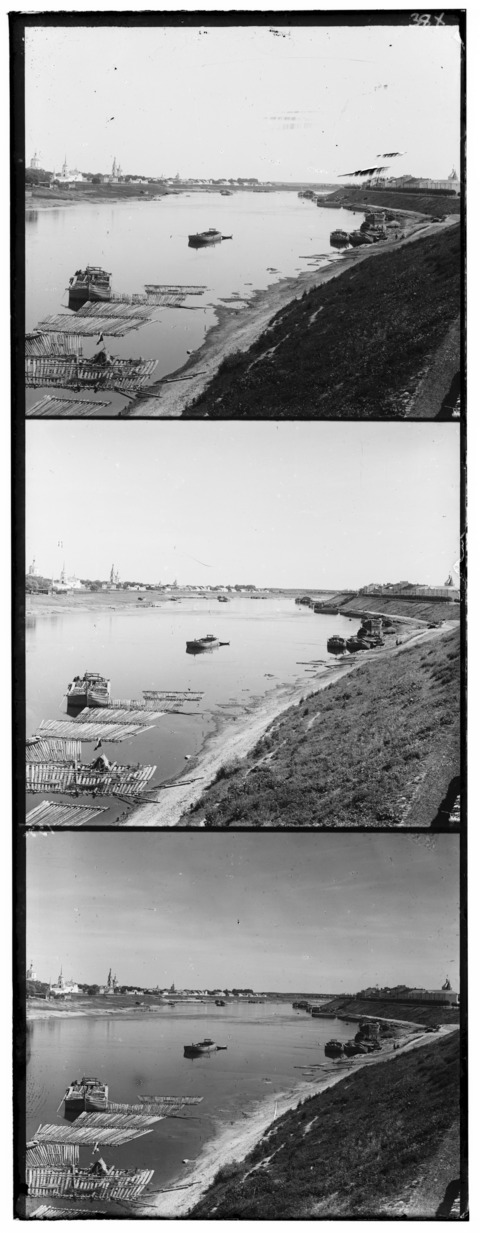
#> input picture Prokudin-Gorskii/images/00029u.jpg, 480 x 1233 px, found by its file name; the run also reads 3 pictures not shown here
$ jupyter execute --allow-errors 161180072_CENG4s71_20Fall_Assignment_1.ipynb
#> lines starting #> are read from the running program, lines starting #| are printed output that depends on the picture; after the words box and inside, x2 and y2 are one past the last pixel; in counts of white or black regions, pixels touching at a corner belong together
#> in colorize, im is the input picture: shape (1233, 480); min 0, max 255, mean 151
[cell 1]
#Alper Beykan YOLCU,161180072
#Image Processing Assignment 1

[cell 2]
import cv2
import math
import numpy as np
import skimage as sk
import skimage.feature
import skimage.io as skio
import skimage.transform as sktr
from skimage.io import imread, imshow
from skimage import img_as_float
def split_3_channel(img):#input whole image, output 3 color channels as b g r
    height, width = img.shape[:2]
#> height = 1233; width = 480
    b = img[0 : int(height/3) , 0: width]
    g = img[int(height/3) : int(2*height/3) , 0: width ]
    r = img[int(2*height/3) : int(height/3)*3 , 0: width ]
    b, g, r = list(map(img_as_float, (b, g, r, )))
    return b, g, r
def cut_black_borders(b, g, r, displacement):
    #removing black borders of image
#> called with displacement = 15
    height, width = b.shape
#> height = 411; width = 480
    bordering = lambda x: x[height//displacement : -height//displacement , width//displacement : -width//displacement]
    b = bordering(b)
#> b: shape (356, 416) float64
    g = bordering(g)
#> g: shape (356, 416) float64
    r = bordering(r)
#> r: shape (356, 416) float64
    return b, g, r
def im_rescale(im,scaler):#smalling the original image and canny filtering for edge detection and reducing blur
    im=sktr.rescale(im, scaler)
    im=sk.feature.canny(im, sigma=0.15)
    return im
def get_displacement(img1, img2, threshold=15):#finding best displacements for aligning
    x = 0
    y = 0
    min_ssd = ssd(img1, img2)
    for u in range(threshold*-1, threshold):#in ranges of 15,15 balancing the image
        for v in range(threshold*-1, threshold):
            displaced_img = shift(img1, [u,v])
            new_ssd = ssd(displaced_img, img2)
            if new_ssd < min_ssd:#selecting best ssd
                min_ssd = new_ssd
                x,y = u,v
    return [x, y]
def pyramidAlign(r, g, b, lvl,displacements = [[0, 0], [0,0]]):
#> called with lvl = 2
    while(lvl>0):
        factor = 2 ** lvl
        scaler= (1/factor)
    # rescale the images
        rescaled_r = im_rescale(r,scaler)
        rescaled_g = im_rescale(g,scaler)
        rescaled_b = im_rescale(b,scaler)
        vecG = get_displacement(rescaled_g, rescaled_b)#displacement amounts
        shiftedG = shift(rescaled_g, vecG)
        vecR = get_displacement(rescaled_r, rescaled_b)#displacement amounts
        # arrange images with respect to rescaled image displacement
        g = shift(g, [factor*vecG[0] , factor*vecG[1]])
        r = shift(r, [factor*vecR[0], factor*vecR[1]])
        displacements[0][0] += vecG[0] * factor#first index is for representing green, second one represents red displacement
        displacements[0][1] += vecG[1] * factor
        displacements[1][0] += vecR[0] * factor
        displacements[1][1] += vecR[1] * factor
        return np.dstack((r,g,b))
#> this loop made 1 pass
#> (vecG, vecR) on pass 1: ([1, 1], [1, 3])
#> pass 1, in im_rescale (call 2), `im=sk.feature.canny(im, sigma=0.15)`:
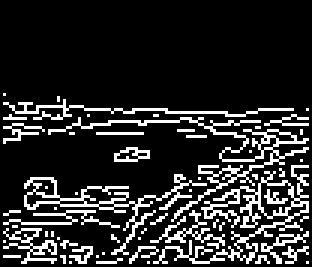
#> im: shape (89, 104) bool (shown 3 times larger); 16.4% white in thin lines or dots, all inside (x1, y1, x2, y2) = (1, 31, 103, 88)
#> after the loop:
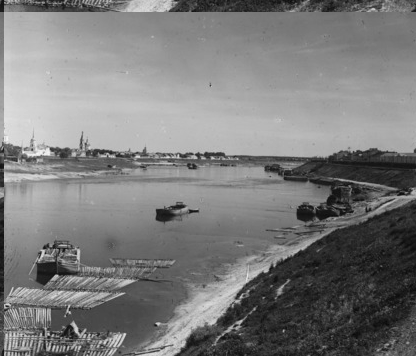
#> r: shape (356, 416) float64; min 0.0314, max 0.969, mean 0.484
#> after the loop, displacements = [[4, 4], [4, 12]]
    return pyramidAlign(r, g, b, lvl-1, displacements)


def ssd(im1, im2):# sum of squared distances method for setting shifting vector
    return np.sum(np.sum((im1^im2)**2))

def x_shift(img, n):#shifting the imageces for better fitting at horizonal axis
    return np.roll(img, n, axis=1)

def y_shift(img, n):#shifting the imageces for better fitting at vertical axis
    return np.roll(img, n, axis=0)

def shift(im, d):# shifts the images by using defined functions
    return x_shift(y_shift(im, d[1]), d[0])

def colorize(path):#according to algorythim manin fuction that calling other functions one by one
    im = skio.imread(path)
    im = sk.img_as_float(im)
    b, g, r = split_3_channel(im)
    b, g, r =cut_black_borders(b,g,r,15)
    pyramid_lvl=2
    colored = pyramidAlign(r, g, b, pyramid_lvl)*255#to avoid black screen we multiply it by 255(255,255,255)
    result_img = colored.astype(np.uint8)
    skio.imshow(result_img)# displaying the image
    skio.show()

impath=imgpath='C:/Users/user/Desktop/dersler/imageProcessing/assignment_1/Assignment 1/images/00029u.jpg'
colorize(impath)

impath=imgpath='C:/Users/user/Desktop/dersler/imageProcessing/assignment_1/Assignment 1/images/00087u.jpg'
colorize(impath)
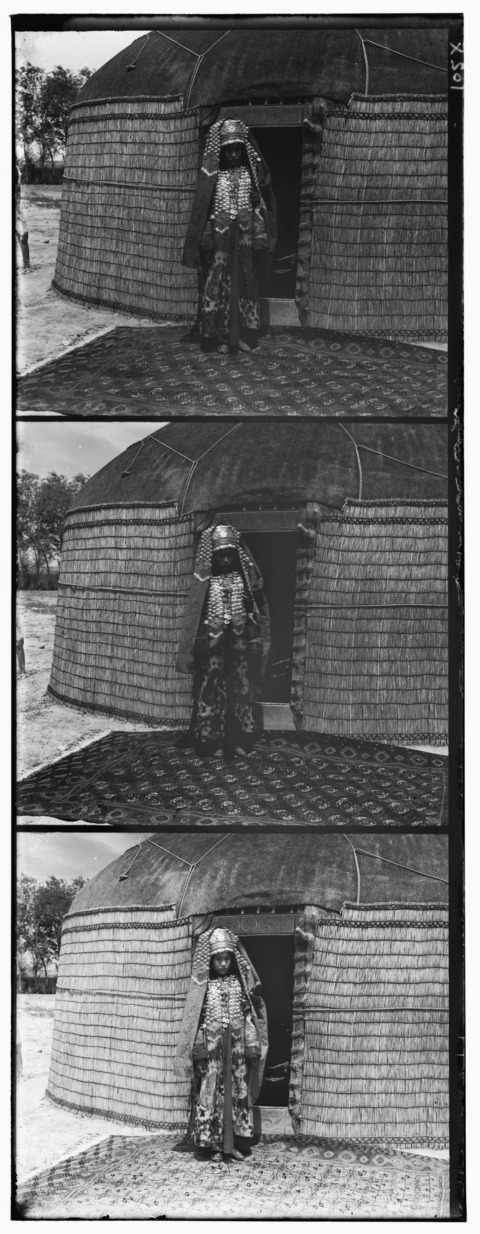
#> input picture Prokudin-Gorskii/images/00087u.jpg, 480 x 1234 px, found by its file name
#> in colorize, im is the input picture: shape (1234, 480); min 0, max 255, mean 109.7
#> call 2 of pyramidAlign, with lvl = 2
#> the loop in pyramidAlign (call 2), `while(lvl>0):` made 1 pass
#> (vecG, vecR) on pass 1: ([1, 2], [2, 3])
#> after the loop in pyramidAlign (call 2), `while(lvl>0):`:
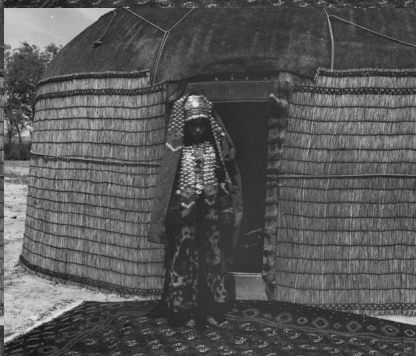
#> g: shape (356, 416) float64; min 0.0588, max 0.937, mean 0.345
#> after the loop in pyramidAlign (call 2), `while(lvl>0):`:
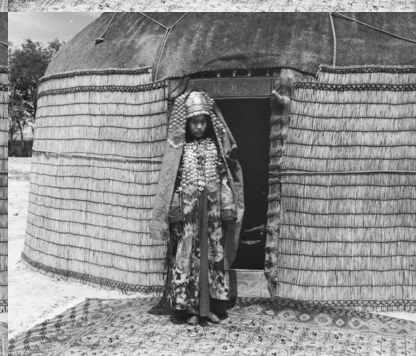
#> r: shape (356, 416) float64; min 0.0745, max 0.984, mean 0.556
#> after the loop in pyramidAlign (call 2), `while(lvl>0):`: displacements = [[8, 12], [12, 24]]

impath=imgpath='C:/Users/user/Desktop/dersler/imageProcessing/assignment_1/Assignment 1/images/00088v.jpg'
colorize(impath)
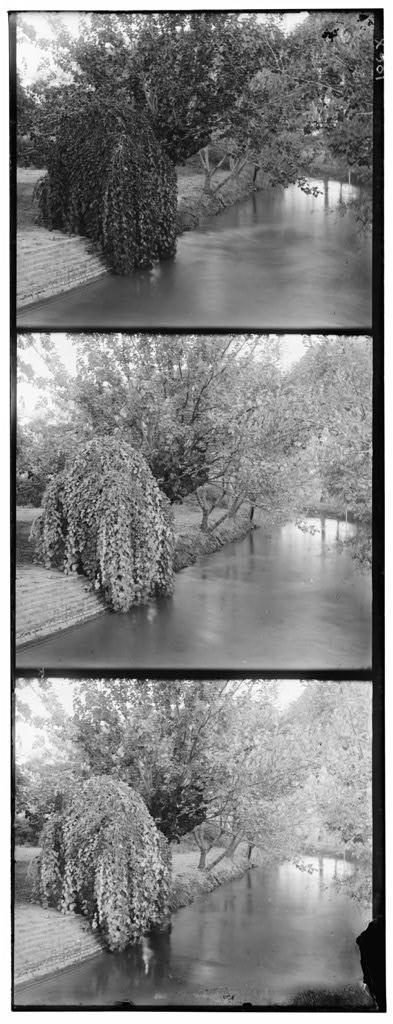
#> input picture Prokudin-Gorskii/images/00088v.jpg, 393 x 1024 px, found by its file name
#> in colorize, im is the input picture: shape (1024, 393); min 0, max 255, mean 130.8
#> call 3 of pyramidAlign, with lvl = 2
#> the loop in pyramidAlign (call 3), `while(lvl>0):` made 1 pass
#> vecR on pass 1: [1, 1]
#> pass 1, in im_rescale (call 8), `im=sk.feature.canny(im, sigma=0.15)`:
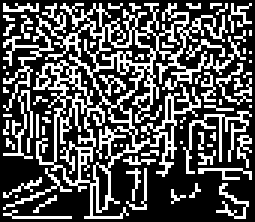
#> im: shape (74, 85) bool (shown 3 times larger); 32.6% white in thin lines or dots
#> after the loop in pyramidAlign (call 3), `while(lvl>0):`:
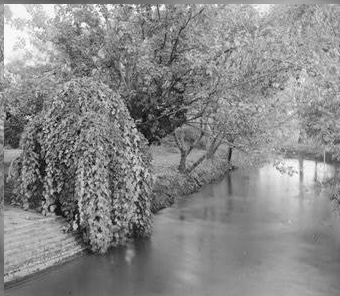
#> g: shape (296, 340) float64; min 0, max 1, mean 0.536
#> after the loop in pyramidAlign (call 3), `while(lvl>0):`:
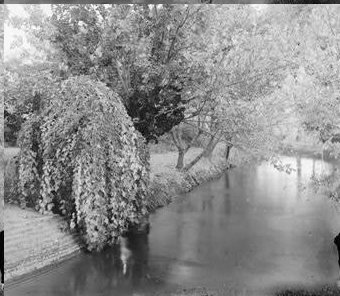
#> r: shape (296, 340) float64; min 0, max 1, mean 0.553
#> after the loop in pyramidAlign (call 3), `while(lvl>0):`: displacements = [[12, 16], [16, 28]]
#> in colorize (call 3), `colored = pyramidAlign(r, g, b, pyramid_lvl)*255#to avoid black screen..`:
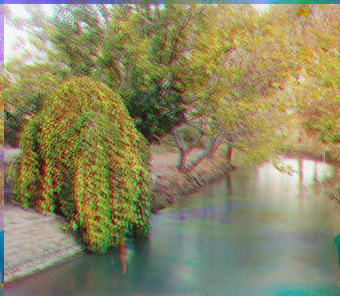
#> colored: shape (296, 340, 3) float64; mean of channels 0, 1, 2 141.1, 136.7, 99.7; drawn as R, G, B

impath=imgpath='C:/Users/user/Desktop/dersler/imageProcessing/assignment_1/Assignment 1/images/00106v.jpg'
colorize(impath)

impath=imgpath='C:/Users/user/Desktop/dersler/imageProcessing/assignment_1/Assignment 1/images/00128u.jpg'
colorize(impath)

impath=imgpath='C:/Users/user/Desktop/dersler/imageProcessing/assignment_1/Assignment 1/images/00137v.jpg'
colorize(impath)

impath=imgpath='C:/Users/user/Desktop/dersler/imageProcessing/assignment_1/Assignment 1/images/00888v.jpg'
#> (the rest of this cell did not finish here and is left out)
